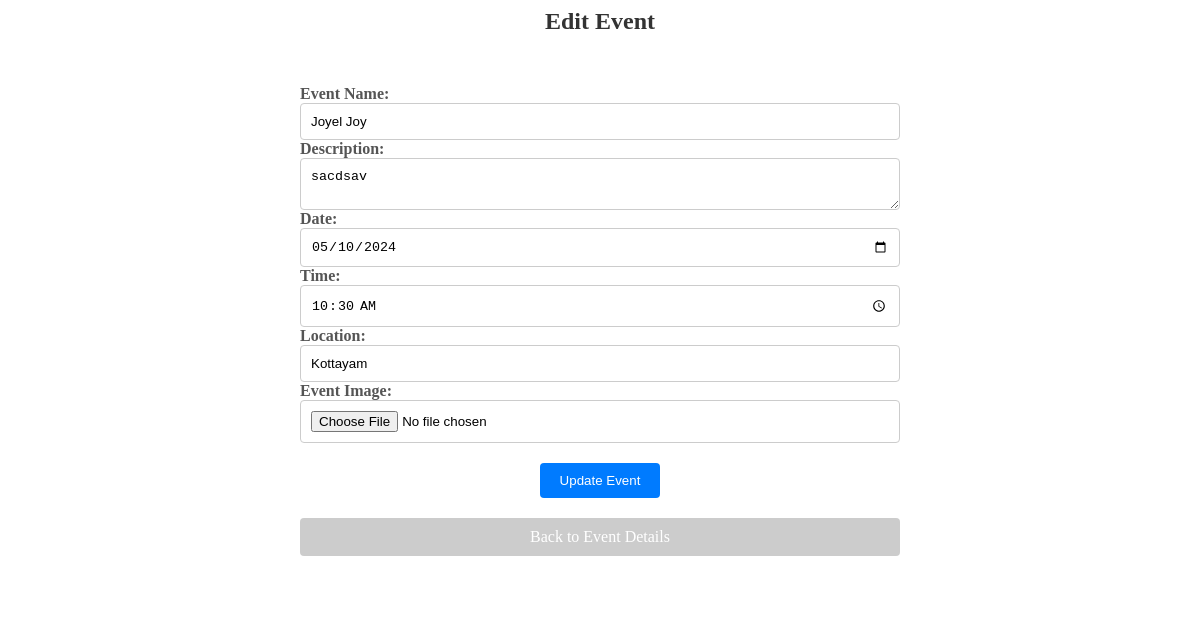
Before: /edit_event/w1/ (signed in) with the older database file.
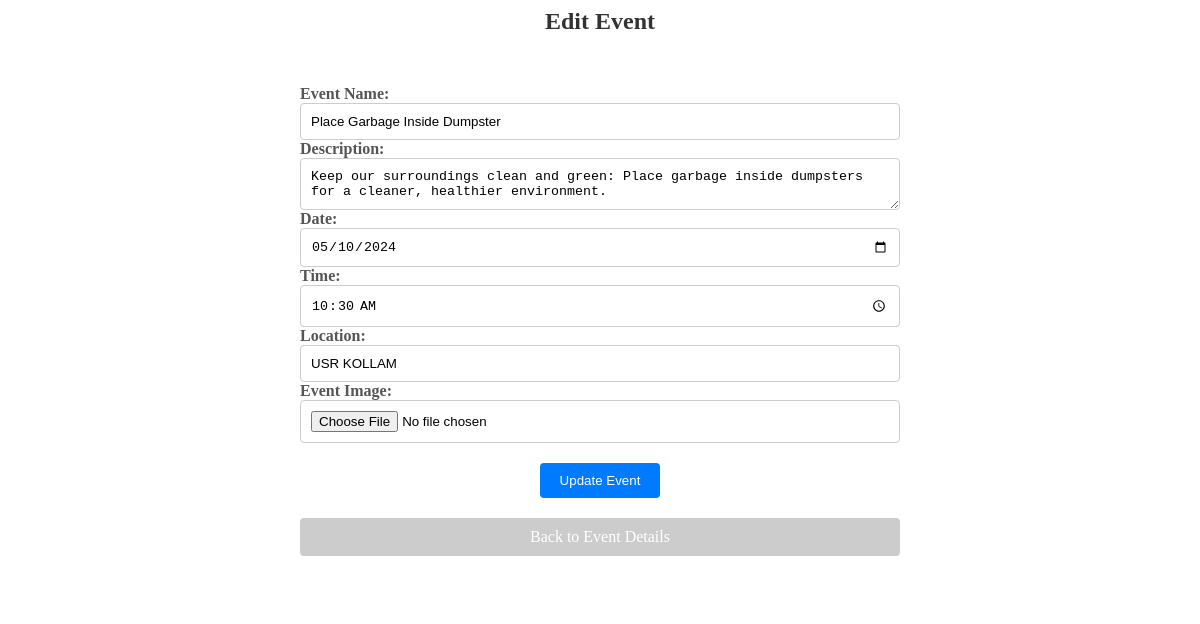
After: the same page with the newer database file.
### app32/models.py (models this page shows, shortened)
class Event(models.Model):
    user = models.ForeignKey(User, on_delete=models.CASCADE, default=None)
    name = models.CharField(max_length=200)
    description = models.TextField()
    date = models.DateField()
    time = models.TimeField()
    location = models.CharField(max_length=200)
    max_participants = models.IntegerField(default=0)
    image = models.ImageField(upload_to='event_images/', null=True, blank=True)
    event_id = models.CharField(max_length=20, primary_key=True, default=None)
    category = models.CharField(max_length=50, default=None, choices=[
        ('category1', 'Environmental Cleanup Campaign'),
        ('category2', 'Waste Management Seminar'),
        ('category3', 'Expo'),
        ('category4', 'Composting Workshop'),
        ('category5', 'Environmental Hackathon'),
    ])

### app32/views.py (the view, shortened to what this page needs)
# urls.py: path('edit_event/<str:event_id>/', views.edit_event, name='edit_event'),
@never_cache
@login_required(login_url='loginn')
def edit_event(request, event_id):
    event = get_object_or_404(Event, event_id=event_id, user=request.user)
    return render(request, 'event/edit_event.html', {'event': event})

### templates/event/edit_event.html (shortened to what this page needs)
{% block content %}
{% load static %}
<body>
  <h2 style="text-align: center; color: #333;">Edit Event</h2>
  <div class="form-container">
  <form method="post" enctype="multipart/form-data" style="max-width: 600px; margin: 0 auto;">
    <div class="form-group">
        <label for="name" style="font-weight: bold; color: #555;">Event Name:</label>
        <input type="text" class="form-control" id="name" name="name" value="{{ event.name }}" style="width: 100%; padding: 10px; border: 1px solid #ccc; border-radius: 4px;">
    </div>
    <div class="form-group">
        <label for="description" style="font-weight: bold; color: #555;">Description:</label>
        <textarea class="form-control" id="description" name="description" style="width: 100%; padding: 10px; border: 1px solid #ccc; border-radius: 4px;">{{ event.description }}</textarea>
    </div>
    <div class="form-row">
        <div class="form-group col-md-6">
            <label for="date" style="font-weight: bold; color: #555;">Date:</label>
            <input type="date" class="form-control" id="date" name="date" value="{{ event.date|date:'Y-m-d' }}" style="width: 100%; padding: 10px; border: 1px solid #ccc; border-radius: 4px;">
        </div>
        <div class="form-group col-md-6">
            <label for "time" style="font-weight: bold; color: #555;">Time:</label>
            <input type="time" class="form-control" id="time" name="time" value="{{ event.time|time:'H:i' }}" style="width: 100%; padding: 10px; border: 1px solid #ccc; border-radius: 4px;">
        </div>
    </div>
    <div class="form-group">
      <label for="location" style="font-weight: bold; color: #555;">Location:</label>
      <input type="text" class="form-control" id="location" name="location" value="{{ event.location }}" style="width: 100%; padding: 10px; border: 1px solid #ccc; border-radius: 4px;">
  </div>
  <div class="form-group">
      <label for="image" style="font-weight: bold; color: #555;">Event Image:</label>
      <input type="file" class="form-control-file" id="image" name="image" style="width: 100%; padding: 10px; border: 1px solid #ccc; border-radius: 4px;">
  </div>
    <button type="submit" class="btn btn-primary" style="display: block; margin: 20px auto; padding: 10px 20px; background-color: #007bff; color: #fff; border: none; border-radius: 4px; cursor: pointer;">Update Event</button>
    <a href="{% url 'event_details_view' %}" class="btn btn-secondary" style="display: block; margin: 10px auto; padding: 10px 20px; background-color: #ccc; color: #fff; border: none; border-radius: 4px; text-decoration: none; text-align: center;">Back to Event Details</a>
  </form>
</div>
</body>
{% endblock %}

Changed rows visible on the page:
changed Event: name "Joyel Joy" → "Place Garbage Inside Dumpster"; description "sacdsav" → "Keep our surroundings clean and green: Place garbage inside dumpsters for a cleaner, healthier environment."; location "Kottayam" → "USR KOLLAM"
